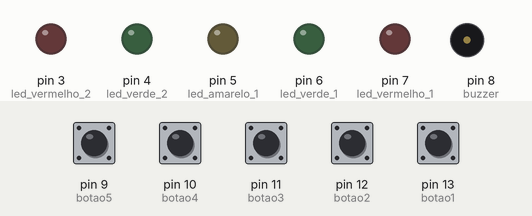
This sketch was run on a simulated Arduino Uno, built with avr-gcc and run on an emulated ATmega328P. Shown: output pins drawn as LEDs (lit = HIGH), buzzer (waves = sounding). The test bench sets the inputs (shaded band); at power-on: pin 9 (botao5), pin 10 (botao4), pin 11 (botao3), pin 12 (botao2), pin 13 (botao1) LOW. Random numbers use the default seed unless the sketch sets one.

Above: at 5.2 s.
5.3 s: pin 10 (botao4) pulled HIGH for 0.15 s
At 6.5 s:
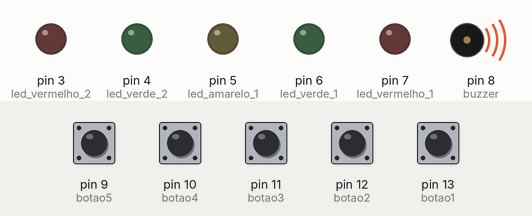
At 8.4 s:
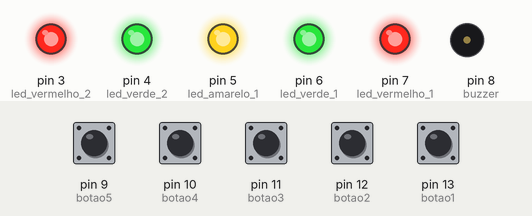
Timing chart, 0 to 14.1 s (numbered marks = the images above; inputs shaded):
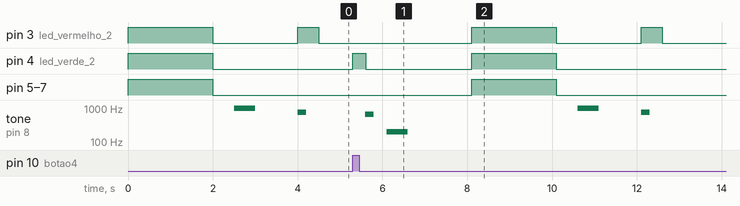

The sketch:

main.ino
```cpp
// Definições de pinos para LEDs e botões
const int led_vermelho_1 = 7;
const int led_verde_1 = 6;
const int led_amarelo_1 = 5;
const int led_verde_2 = 4;
const int led_vermelho_2 = 3;

const int botao1 = 13;
const int botao2 = 12;
const int botao3 = 11;
const int botao4 = 10;
const int botao5 = 9;

const int buzzer = 8;

// Sequência e nível do jogo
int sequencia[100];  // Capacidade para até 100 níveis
int resposta[100];
int nivel = 1;

// Frequências dos sons para cada LED
const int frequencias[5] = {400, 480, 570, 660, 750};

void setup() {
  // Define a semente aleatória usando ruído de um pino analógico desconectado
  randomSeed(analogRead(0));

  // Configurar pinos de LEDs como saída
  pinMode(led_vermelho_1, OUTPUT);
  pinMode(led_verde_1, OUTPUT);
  pinMode(led_amarelo_1, OUTPUT);
  pinMode(led_verde_2, OUTPUT);
  pinMode(led_vermelho_2, OUTPUT);

  // Configurar pinos de botões como entrada
  pinMode(botao1, INPUT);
  pinMode(botao2, INPUT);
  pinMode(botao3, INPUT);
  pinMode(botao4, INPUT);
  pinMode(botao5, INPUT);

  // Configurar o buzzer como saída
  pinMode(buzzer, OUTPUT);

  // Gerar a primeira sequência
  gerarSequencia();

  // Indicar o início do jogo
  digitalWrite(led_vermelho_1, HIGH);
  digitalWrite(led_verde_1, HIGH);
  digitalWrite(led_amarelo_1, HIGH);
  digitalWrite(led_verde_2, HIGH);
  digitalWrite(led_vermelho_2, HIGH);
  delay(2000);
  digitalWrite(led_vermelho_1, LOW);
  digitalWrite(led_verde_1, LOW);
  digitalWrite(led_amarelo_1, LOW);
  digitalWrite(led_verde_2, LOW);
  digitalWrite(led_vermelho_2, LOW);
  delay(500);
  tocarSomAcerto();
  delay(1000);
}

void loop() {
  // Exibir a sequência para o jogador
  mostrarSequencia();

  // Esperar o jogador inserir a sequência
  if (verificarResposta()) {
    // Jogador acertou a sequência
    nivel++;
    delay(1000);
    tocarSomAcerto();
    gerarSequencia();  // Adiciona um novo LED à sequência
    delay(1000);
  } else {
    // Jogador errou, tocar som de erro e resetar o jogo
    delay(500);
    tocarSomErro();
    delay(1000);
    resetarJogo();
  }
}

// Função para gerar a sequência do jogo
void gerarSequencia() {
  // Adiciona um novo LED aleatório no final da sequência atual
  sequencia[nivel - 1] = random(0, 5);  // 0 a 4 para cinco LEDs
}

// Função para mostrar a sequência para o jogador
void mostrarSequencia() {
  for (int i = 0; i < nivel; i++) {
    int led = sequencia[i];
    acenderLED(led);
    tocarSomLED(led);
    delay(500);
    apagarLED(led);
    delay(300);
  }
}

// Função para verificar se a sequência inserida está correta
bool verificarResposta() {
  int counter = 0;

  while (counter < nivel) {
    int botaoPressionado = -1;

    // Aguardar até que um dos botões seja pressionado
    while (botaoPressionado == -1) {
      if (digitalRead(botao1) == HIGH) {
        botaoPressionado = 0;
      } else if (digitalRead(botao2) == HIGH) {
        botaoPressionado = 1;
      } else if (digitalRead(botao3) == HIGH) {
        botaoPressionado = 2;
      } else if (digitalRead(botao4) == HIGH) {
        botaoPressionado = 3;
      } else if (digitalRead(botao5) == HIGH) {
        botaoPressionado = 4;
      }
    }

    // Toca o som do LED pressionado pelo jogador
    acenderLED(botaoPressionado);
    delay(300);
    tocarSomLED(botaoPressionado);
    apagarLED(botaoPressionado);

    // Armazena a resposta do jogador e verifica
    resposta[counter] = botaoPressionado;

    if (resposta[counter] != sequencia[counter]) {
      return false;
    }

    counter++;
    delay(300);
  }

  return true;
}

// Função para acender um LED específico
void acenderLED(int led) {
  switch (led) {
    case 0: digitalWrite(led_vermelho_1, HIGH); break;
    case 1: digitalWrite(led_verde_1, HIGH); break;
    case 2: digitalWrite(led_amarelo_1, HIGH); break;
    case 3: digitalWrite(led_verde_2, HIGH); break;
    case 4: digitalWrite(led_vermelho_2, HIGH); break;
  }
}

// Função para apagar o LED específico
void apagarLED(int led) {
  switch (led) {
    case 0: digitalWrite(led_vermelho_1, LOW); break;
    case 1: digitalWrite(led_verde_1, LOW); break;
    case 2: digitalWrite(led_amarelo_1, LOW); break;
    case 3: digitalWrite(led_verde_2, LOW); break;
    case 4: digitalWrite(led_vermelho_2, LOW); break;
  }
}

// Função para tocar o som de um LED específico
void tocarSomLED(int led) {
  tone(buzzer, frequencias[led], 200);  // Toca o tom específico por 200 ms
}

// Função para tocar o som de acerto
void tocarSomAcerto() {
  tone(buzzer, 980, 500);  // Som de acerto (980 Hz)
  delay(500);
  noTone(buzzer);
}

// Função para tocar o som de erro
void tocarSomErro() {
  tone(buzzer, 200, 500);  // Som de erro (200 Hz)
  delay(500);
  noTone(buzzer);
}

// Função para reiniciar o jogo
void resetarJogo() {
  nivel = 1;       // Reseta para o primeiro nível
  gerarSequencia();  // Gera uma nova sequência inicial
  delay(500);

   // Indicar o reinicio do jogo
  digitalWrite(led_vermelho_1, HIGH);
  digitalWrite(led_verde_1, HIGH);
  digitalWrite(led_amarelo_1, HIGH);
  digitalWrite(led_verde_2, HIGH);
  digitalWrite(led_vermelho_2, HIGH);
  delay(2000);
  digitalWrite(led_vermelho_1, LOW);
  digitalWrite(led_verde_1, LOW);
  digitalWrite(led_amarelo_1, LOW);
  digitalWrite(led_verde_2, LOW);
  digitalWrite(led_vermelho_2, LOW);
  delay(500);
  tocarSomAcerto();
  delay(1000);
}
```

Measured:
- after the input at 5.3 s, pin 3 (led_vermelho_2): LOW → HIGH after 2.8 s, → LOW 2.0 s later, → HIGH 2.0 s later, → LOW 0.50 s later; pin 4 (led_verde_2): LOW → HIGH at once, → LOW 0.30 s later, → HIGH 2.5 s later, → LOW 2.0 s later
